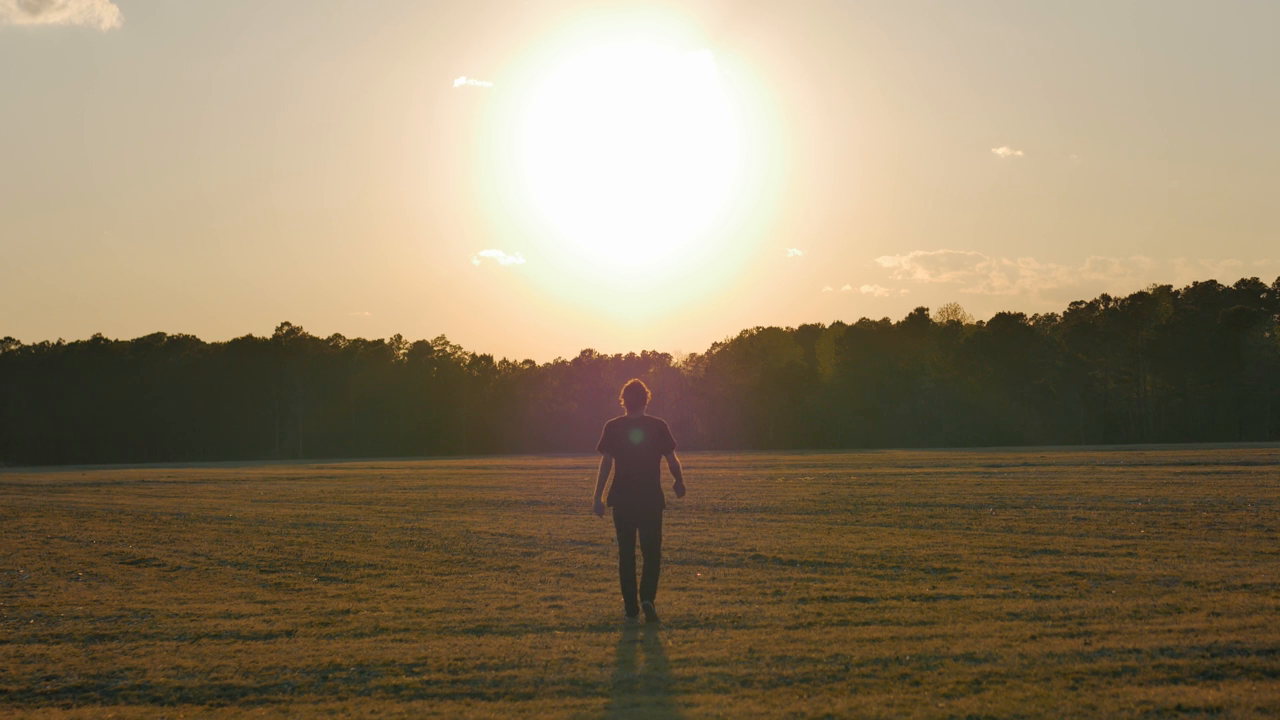
#> input picture frame 19 of advanced_level_image_processing/PyImageSearch/motion_detection/motion_detect.mp4, 1280 x 720 px, given in place of dog.mp4, which was not available
$ jupyter execute '4. ALIŞTIRMA NESNELERİN İZİNİ SÜRME.ipynb'   (text cells are left out)
#> lines starting #> are read from the running program, lines starting #| are printed output that depends on the picture; after the words box and inside, x2 and y2 are one past the last pixel; in counts of white or black regions, pixels touching at a corner belong together
[cell 1]
import cv2
import numpy as np

cap = cv2.VideoCapture("C:/Users/oguza/Desktop/opencvresimler/dog.mp4")

while True:
    ret,frame = cap.read(1)
#> frame is the input picture: shape (720, 1280, 3); mean B, G, R 102.1, 128, 143.6

    hsv = cv2.cvtColor(frame, cv2.COLOR_BGR2HSV)
#> hsv: shape (720, 1280, 3); mean H, S, V 22.2, 91.3, 144

    sensivity = 15

    lower_white = np.array([0,0,255-sensivity])
    upper_white = np.array([255,sensivity,255])

    mask = cv2.inRange(hsv,lower_white,upper_white)
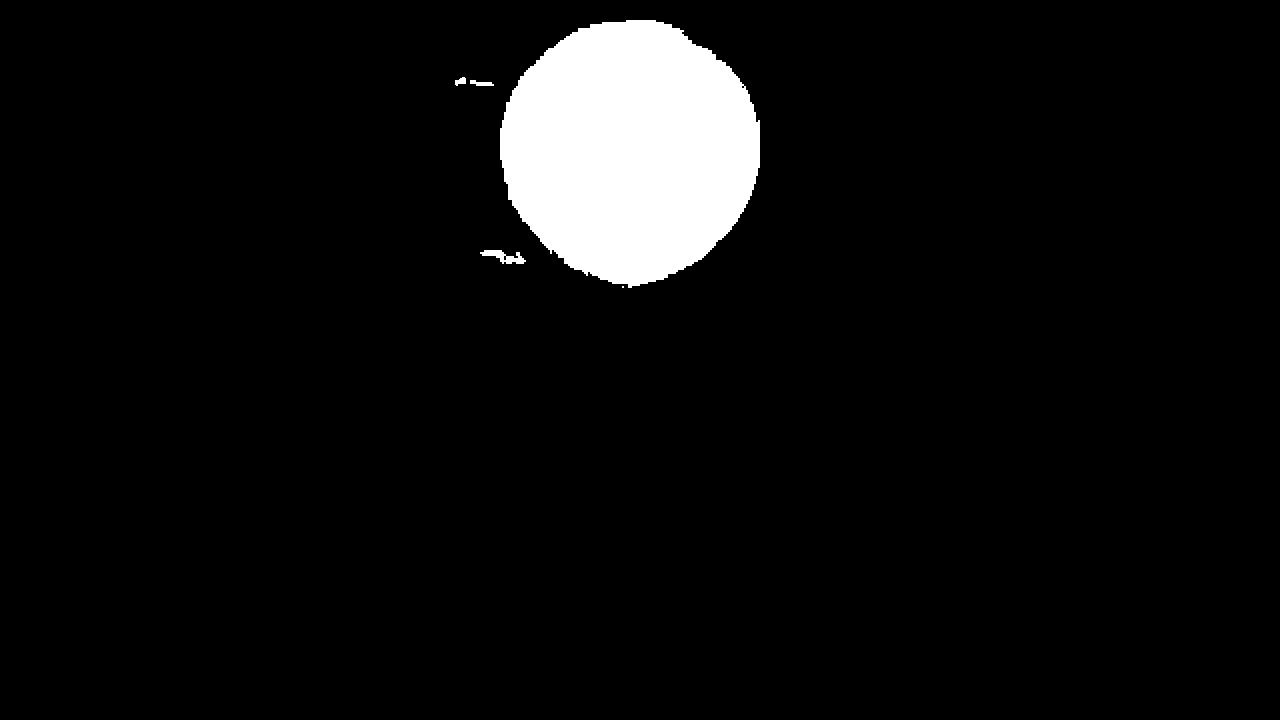
#> mask: shape (720, 1280); 5.8% white; 5 white regions (1 under 20 px), largest, box (x1, y1, x2, y2) and area: (500, 20, 760, 288) 53040, (480, 250, 526, 264) 316, (470, 80, 494, 86) 92, (455, 77, 466, 86) 65

    res = cv2.bitwise_and(frame,frame,mask = mask)

    cv2.imshow("frame", frame)
    cv2.imshow("mask", mask)
    cv2.imshow("result", res)

    key = cv2.waitKey(0)
#> (key Esc is pressed here)
    if key == 27:
        break

cap.release()
cv2.destroyAllWindows()


$ run again, starting later in the video
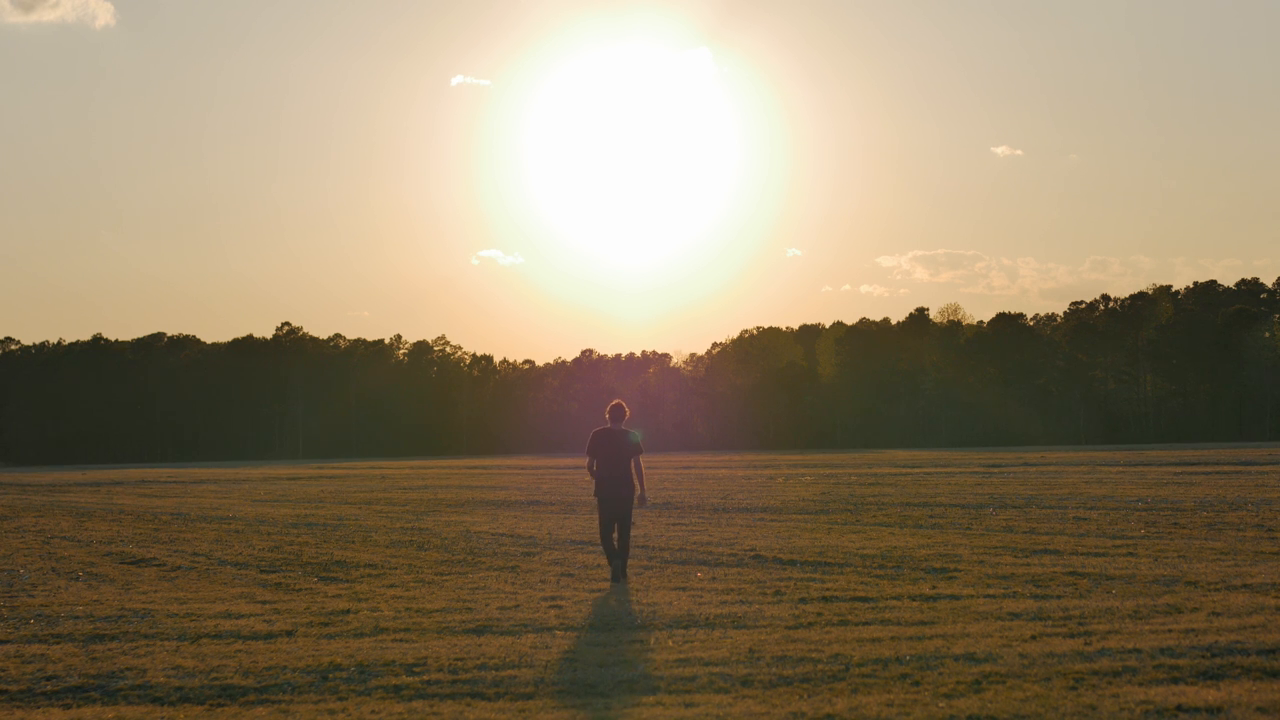
#> input picture frame 158 of advanced_level_image_processing/PyImageSearch/motion_detection/motion_detect.mp4, 1280 x 720 px, given in place of dog.mp4, which was not available
#> frame is the input picture: shape (720, 1280, 3); mean B, G, R 101.8, 127.8, 143.5
#> hsv: shape (720, 1280, 3); mean H, S, V 22.2, 91.9, 143.9
#> `mask = cv2.inRange(hsv,lower_white,upper_white)`:
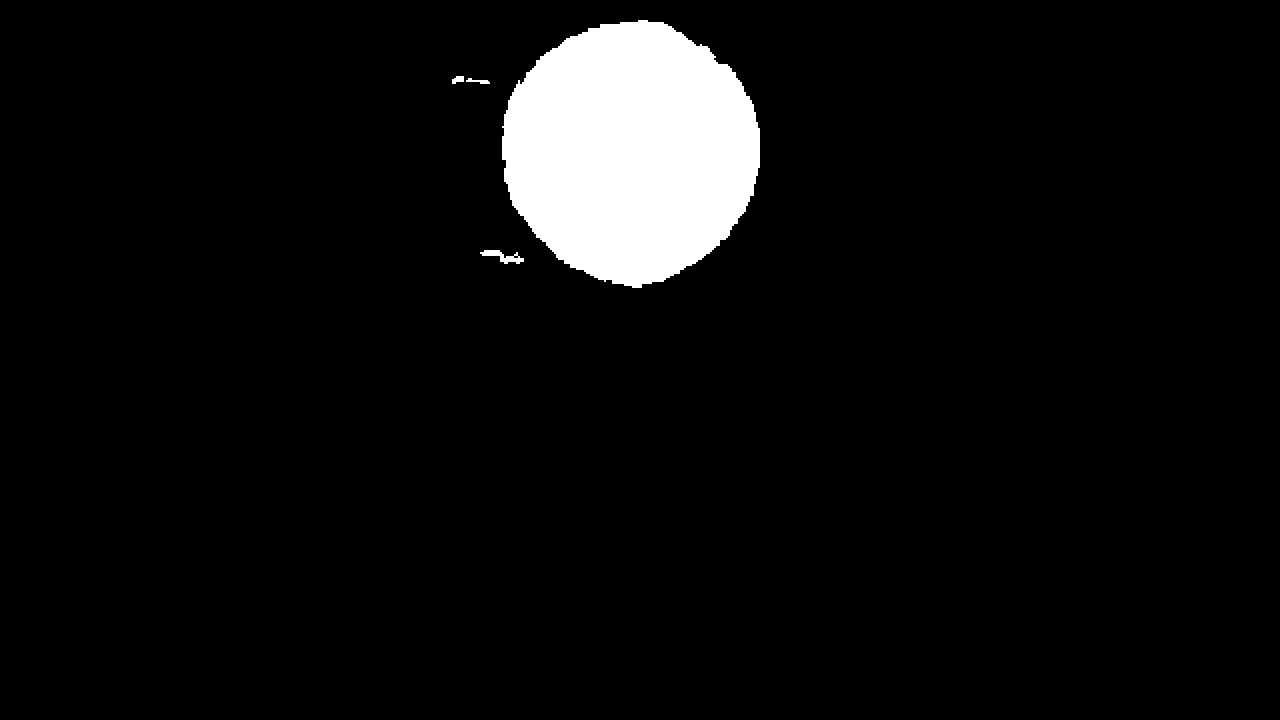
#> mask: shape (720, 1280); 5.8% white; 4 white regions, box (x1, y1, x2, y2) and area: (502, 20, 760, 288) 52620, (480, 250, 524, 264) 272, (466, 78, 490, 84) 73, (452, 76, 464, 84) 70
